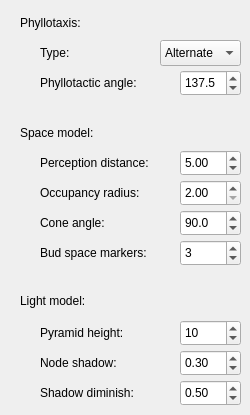
      <widget class="QWidget" name="backendProperties_tabWidgetPage">
       <attribute name="title">
        <string>Advanced</string>
       </attribute>
       <widget class="QLabel" name="phyllotaxisAngle_label">
        <property name="geometry">
         <rect>
          <x>40</x>
          <y>70</y>
          <width>130</width>
          <height>26</height>
         </rect>
        </property>
        <property name="sizePolicy">
         <sizepolicy hsizetype="Preferred" vsizetype="Preferred">
          <horstretch>0</horstretch>
          <verstretch>0</verstretch>
         </sizepolicy>
        </property>
        <property name="text">
         <string>Phyllotactic angle:</string>
        </property>
       </widget>
       <widget class="QDoubleSpinBox" name="phyllotaxisAngle_dSpinBox">
        <property name="geometry">
         <rect>
          <x>180</x>
          <y>70</y>
          <width>61</width>
          <height>26</height>
         </rect>
        </property>
        <property name="sizePolicy">
         <sizepolicy hsizetype="Preferred" vsizetype="Fixed">
          <horstretch>0</horstretch>
          <verstretch>0</verstretch>
         </sizepolicy>
        </property>
        <property name="minimumSize">
         <size>
          <width>61</width>
          <height>0</height>
         </size>
        </property>
        <property name="maximumSize">
         <size>
          <width>61</width>
          <height>16777215</height>
         </size>
        </property>
        <property name="decimals">
         <number>1</number>
        </property>
        <property name="minimum">
         <double>0.000000000000000</double>
        </property>
        <property name="maximum">
         <double>360.000000000000000</double>
        </property>
        <property name="singleStep">
         <double>5.000000000000000</double>
        </property>
        <property name="value">
         <double>137.500000000000000</double>
        </property>
       </widget>
       <widget class="QLabel" name="phyllotaxisType_label">
        <property name="geometry">
         <rect>
          <x>40</x>
          <y>40</y>
          <width>110</width>
          <height>26</height>
         </rect>
        </property>
        <property name="text">
         <string>Type:</string>
        </property>
       </widget>
       <widget class="QComboBox" name="phyllotaxisType_comboBox">
        <property name="geometry">
         <rect>
          <x>160</x>
          <y>40</y>
          <width>81</width>
          <height>26</height>
         </rect>
        </property>
        <property name="sizePolicy">
         <sizepolicy hsizetype="Preferred" vsizetype="Fixed">
          <horstretch>0</horstretch>
          <verstretch>0</verstretch>
         </sizepolicy>
        </property>
        <property name="minimumSize">
         <size>
          <width>61</width>
          <height>0</height>
         </size>
        </property>
        <property name="maximumSize">
         <size>
          <width>16777215</width>
          <height>16777215</height>
         </size>
        </property>
        <property name="currentText">
         <string>Alternate</string>
        </property>
        <property name="frame">
         <bool>true</bool>
        </property>
        <item>
         <property name="text">
          <string>Alternate</string>
         </property>
        </item>
        <item>
         <property name="text">
          <string>Opposite</string>
         </property>
        </item>
       </widget>
       <widget class="QLabel" name="phyllotaxis_label">
        <property name="geometry">
         <rect>
          <x>20</x>
          <y>10</y>
          <width>120</width>
          <height>26</height>
         </rect>
        </property>
        <property name="text">
         <string>Phyllotaxis:</string>
        </property>
       </widget>
       <widget class="QLabel" name="nodeShadow_label">
        <property name="geometry">
         <rect>
          <x>40</x>
          <y>350</y>
          <width>130</width>
          <height>26</height>
         </rect>
        </property>
        <property name="text">
         <string>Node shadow:</string>
        </property>
       </widget>
       <widget class="QDoubleSpinBox" name="nodeShadow_dSpinBox">
        <property name="geometry">
         <rect>
          <x>180</x>
          <y>350</y>
          <width>61</width>
          <height>26</height>
         </rect>
        </property>
        <property name="sizePolicy">
         <sizepolicy hsizetype="Preferred" vsizetype="Fixed">
          <horstretch>0</horstretch>
          <verstretch>0</verstretch>
         </sizepolicy>
        </property>
        <property name="minimumSize">
         <size>
          <width>61</width>
          <height>0</height>
         </size>
        </property>
        <property name="maximumSize">
         <size>
          <width>61</width>
          <height>16777215</height>
         </size>
        </property>
        <property name="decimals">
         <number>2</number>
        </property>
        <property name="maximum">
         <double>1.000000000000000</double>
        </property>
        <property name="singleStep">
         <double>0.050000000000000</double>
        </property>
        <property name="value">
         <double>0.300000000000000</double>
        </property>
       </widget>
       <widget class="QLabel" name="spaceMarkers_label">
        <property name="geometry">
         <rect>
          <x>40</x>
          <y>240</y>
          <width>130</width>
          <height>26</height>
         </rect>
        </property>
        <property name="text">
         <string>Bud space markers:</string>
        </property>
       </widget>
       <widget class="QLabel" name="sc_label">
        <property name="geometry">
         <rect>
          <x>20</x>
          <y>120</y>
          <width>220</width>
          <height>26</height>
         </rect>
        </property>
        <property name="text">
         <string>Space model:</string>
        </property>
       </widget>
       <widget class="QLabel" name="coneAngle_label">
        <property name="geometry">
         <rect>
          <x>40</x>
          <y>210</y>
          <width>130</width>
          <height>26</height>
         </rect>
        </property>
        <property name="text">
         <string>Cone angle:</string>
        </property>
       </widget>
       <widget class="QDoubleSpinBox" name="occupancyRadius_dSpinBox">
        <property name="geometry">
         <rect>
          <x>180</x>
          <y>180</y>
          <width>61</width>
          <height>26</height>
         </rect>
        </property>
        <property name="sizePolicy">
         <sizepolicy hsizetype="Preferred" vsizetype="Fixed">
          <horstretch>0</horstretch>
          <verstretch>0</verstretch>
         </sizepolicy>
        </property>
        <property name="minimumSize">
         <size>
          <width>61</width>
          <height>0</height>
         </size>
        </property>
        <property name="maximumSize">
         <size>
          <width>61</width>
          <height>16777215</height>
         </size>
        </property>
        <property name="minimum">
         <double>2.000000000000000</double>
        </property>
        <property name="maximum">
         <double>19.899999999999999</double>
        </property>
        <property name="value">
         <double>2.000000000000000</double>
        </property>
       </widget>
       <widget class="QSpinBox" name="spaceMarkers_spinBox">
        <property name="geometry">
         <rect>
          <x>180</x>
          <y>240</y>
          <width>61</width>
          <height>26</height>
         </rect>
        </property>
        <property name="sizePolicy">
         <sizepolicy hsizetype="Preferred" vsizetype="Fixed">
          <horstretch>0</horstretch>
          <verstretch>0</verstretch>
         </sizepolicy>
        </property>
        <property name="minimumSize">
         <size>
          <width>61</width>
          <height>0</height>
         </size>
        </property>
        <property name="maximumSize">
         <size>
          <width>61</width>
          <height>16777215</height>
         </size>
        </property>
        <property name="minimum">
         <number>1</number>
        </property>
        <property name="maximum">
         <number>10</number>
        </property>
        <property name="singleStep">
         <number>1</number>
        </property>
        <property name="value">
         <number>3</number>
        </property>
        <property name="displayIntegerBase">
         <number>10</number>
        </property>
       </widget>
       <widget class="QLabel" name="perceptionDistance_label">
        <property name="geometry">
         <rect>
          <x>40</x>
          <y>150</y>
          <width>130</width>
          <height>26</height>
         </rect>
        </property>
        <property name="text">
         <string>Perception distance:</string>
        </property>
       </widget>
       <widget class="QLabel" name="sp_label">
        <property name="geometry">
         <rect>
          <x>20</x>
          <y>290</y>
          <width>220</width>
          <height>22</height>
         </rect>
        </property>
        <property name="maximumSize">
         <size>
          <width>16777215</width>
          <height>22</height>
         </size>
        </property>
        <property name="text">
         <string>Light model:</string>
        </property>
       </widget>
       <widget class="QDoubleSpinBox" name="coneAngle_dSpinBox">
        <property name="geometry">
         <rect>
          <x>180</x>
          <y>210</y>
          <width>61</width>
          <height>26</height>
         </rect>
        </property>
        <property name="sizePolicy">
         <sizepolicy hsizetype="Preferred" vsizetype="Fixed">
          <horstretch>0</horstretch>
          <verstretch>0</verstretch>
         </sizepolicy>
        </property>
        <property name="minimumSize">
         <size>
          <width>61</width>
          <height>0</height>
         </size>
        </property>
        <property name="maximumSize">
         <size>
          <width>61</width>
          <height>16777215</height>
         </size>
        </property>
        <property name="decimals">
         <number>1</number>
        </property>
        <property name="minimum">
         <double>5.000000000000000</double>
        </property>
        <property name="maximum">
         <double>160.000000000000000</double>
        </property>
        <property name="singleStep">
         <double>5.000000000000000</double>
        </property>
        <property name="value">
         <double>90.000000000000000</double>
        </property>
       </widget>
       <widget class="QSpinBox" name="pyramidHeight_spinBox">
        <property name="geometry">
         <rect>
          <x>180</x>
          <y>320</y>
          <width>61</width>
          <height>26</height>
         </rect>
        </property>
        <property name="sizePolicy">
         <sizepolicy hsizetype="Preferred" vsizetype="Fixed">
          <horstretch>0</horstretch>
          <verstretch>0</verstretch>
         </sizepolicy>
        </property>
        <property name="minimumSize">
         <size>
          <width>61</width>
          <height>0</height>
         </size>
        </property>
        <property name="maximumSize">
         <size>
          <width>61</width>
          <height>16777215</height>
         </size>
        </property>
        <property name="baseSize">
         <size>
          <width>0</width>
          <height>0</height>
         </size>
        </property>
        <property name="minimum">
         <number>1</number>
        </property>
        <property name="maximum">
         <number>25</number>
        </property>
        <property name="value">
         <number>10</number>
        </property>
       </widget>
       <widget class="QLabel" name="occupancyRadius_label">
        <property name="geometry">
         <rect>
          <x>40</x>
          <y>180</y>
          <width>130</width>
          <height>26</height>
         </rect>
        </property>
        <property name="text">
         <string>Occupancy radius:</string>
        </property>
       </widget>
       <widget class="QLabel" name="shadowDiminish_label">
        <property name="geometry">
         <rect>
          <x>40</x>
          <y>380</y>
          <width>130</width>
          <height>26</height>
         </rect>
        </property>
        <property name="text">
         <string>Shadow diminish:</string>
        </property>
       </widget>
       <widget class="QDoubleSpinBox" name="shadowDiminish_dSpinBox">
        <property name="geometry">
         <rect>
          <x>180</x>
          <y>380</y>
          <width>61</width>
          <height>26</height>
         </rect>
        </property>
        <property name="sizePolicy">
         <sizepolicy hsizetype="Preferred" vsizetype="Fixed">
          <horstretch>0</horstretch>
          <verstretch>0</verstretch>
         </sizepolicy>
        </property>
        <property name="minimumSize">
         <size>
          <width>61</width>
          <height>0</height>
         </size>
        </property>
        <property name="maximumSize">
         <size>
          <width>61</width>
          <height>16777215</height>
         </size>
        </property>
        <property name="decimals">
         <number>2</number>
        </property>
        <property name="maximum">
         <double>1.000000000000000</double>
        </property>
        <property name="singleStep">
         <double>0.050000000000000</double>
        </property>
        <property name="value">
         <double>0.500000000000000</double>
        </property>
       </widget>
       <widget class="QDoubleSpinBox" name="perceptionDistance_dSpinBox">
        <property name="geometry">
         <rect>
          <x>180</x>
          <y>150</y>
          <width>61</width>
          <height>26</height>
         </rect>
        </property>
        <property name="sizePolicy">
         <sizepolicy hsizetype="Preferred" vsizetype="Fixed">
          <horstretch>0</horstretch>
          <verstretch>0</verstretch>
         </sizepolicy>
        </property>
        <property name="minimumSize">
         <size>
          <width>61</width>
          <height>0</height>
         </size>
        </property>
        <property name="maximumSize">
         <size>
          <width>61</width>
          <height>16777215</height>
         </size>
        </property>
        <property name="minimum">
         <double>3.000000000000000</double>
        </property>
        <property name="maximum">
         <double>20.000000000000000</double>
        </property>
        <property name="value">
         <double>5.000000000000000</double>
        </property>
       </widget>
       <widget class="QLabel" name="pyramidHeight_label">
        <property name="geometry">
         <rect>
          <x>40</x>
          <y>320</y>
          <width>130</width>
          <height>26</height>
         </rect>
        </property>
        <property name="text">
         <string>Pyramid height:</string>
        </property>
       </widget>
      </widget>
